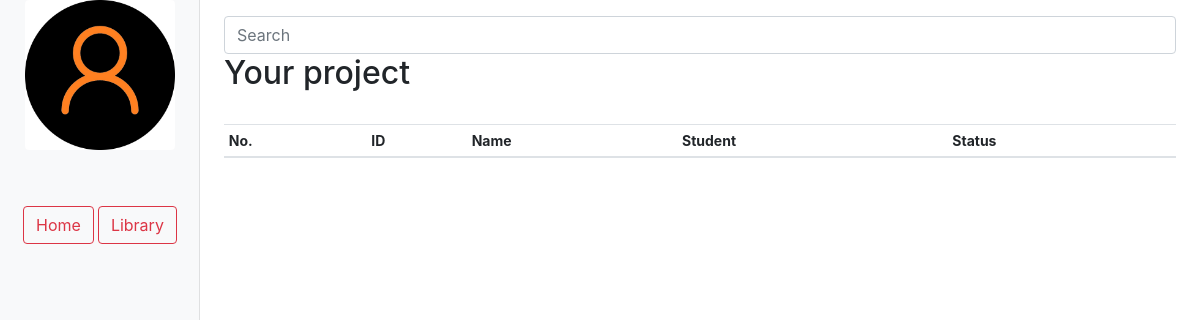
The app's page /teacher (signed in), older data.
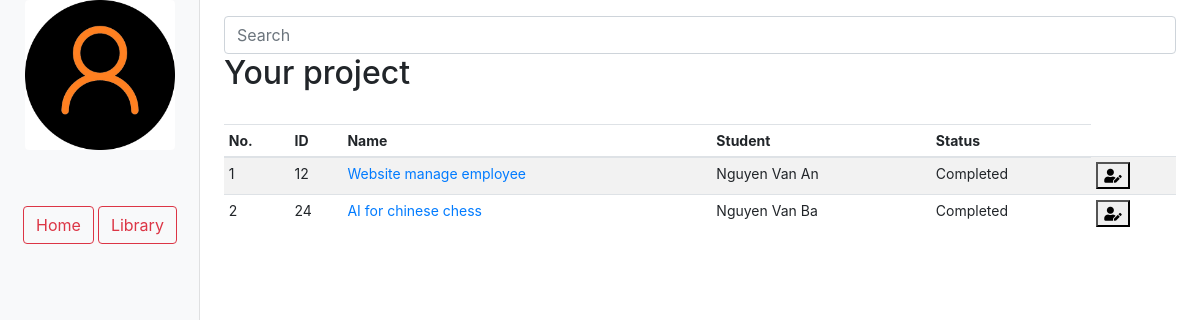
The same page, newer data.
### tables this page shows
CREATE TABLE `project` (
  `id` int NOT NULL AUTO_INCREMENT,
  `name` varchar(45) NOT NULL,
  `completed` tinyint(1) DEFAULT NULL,
  `branch_id` int NOT NULL,
  `point` int DEFAULT NULL,
  `curriculum` varchar(20) DEFAULT NULL,
  `faculty` varchar(50) DEFAULT NULL,
  `presentation_day` timestamp NULL DEFAULT NULL,
  `content` varchar(255) DEFAULT NULL,
  `teacher_id` int DEFAULT NULL,
  `student_id` int DEFAULT NULL,
  PRIMARY KEY (`id`),
  KEY `fkIdx_158` (`branch_id`),
  KEY `FK_teacher_project` (`teacher_id`),
  KEY `FK_student_project` (`student_id`),
  CONSTRAINT `FK_158` FOREIGN KEY (`branch_id`) REFERENCES `branch` (`id`),
  CONSTRAINT `FK_student_project` FOREIGN KEY (`student_id`) REFERENCES `student` (`id`) ON DELETE CASCADE ON UPDATE CASCADE,
  CONSTRAINT `FK_teacher_project` FOREIGN KEY (`teacher_id`) REFERENCES `teacher` (`id`) ON DELETE CASCADE ON UPDATE CASCADE
);

CREATE TABLE `user` (
  `id` int NOT NULL AUTO_INCREMENT,
  `email` varchar(100) NOT NULL,
  `pass_hashed` varchar(255) NOT NULL,
  `name` varchar(100) NOT NULL,
  `phone_number` varchar(10) DEFAULT NULL,
  `role_id` int NOT NULL,
  `avatar` varchar(100) DEFAULT NULL,
  `active` tinyint(1) DEFAULT NULL,
  PRIMARY KEY (`id`),
  KEY `fkIdx_235` (`role_id`),
  CONSTRAINT `FK_235` FOREIGN KEY (`role_id`) REFERENCES `role` (`id`)
);

### views/teacher/teacher_ui.php (the view, shortened to what the changed rows need)
<!doctype html>
<html lang='en'>
<head>
    <link rel='stylesheet' href='https://maxcdn.bootstrapcdn.com/bootstrap/4.0.0/css/bootstrap.min.css'>
    <link href='/assets/css/admin-style.css' rel='stylesheet'>
    <link rel='stylesheet' href='https://cdnjs.cloudflare.com/ajax/libs/font-awesome/5.11.0/css/all.min.css'>
</head>
<body>
    <div class='container-fluid height-100vh'>
        <div class='row'>
            <main role="main" class="col-md-9 ml-sm-auto col-lg-10 pt-3 px-4">
                <div class="d-flex justify-content-between flex-wrap flex-md-nowrap align-items-center pb-2 mb-3">
                    <h1 class="h2">Your project</h1>
                </div>
                <div class="table-responsive">
                    <table class="table table-striped table-sm" id='data-table'>
                        <thead>
                        <tr>
                            <th>No.</th>
                            <th>ID</th>
                            <th>Name</th>
                            <th>Student</th>
                            <th>Status</th>
                        </tr>
                        </thead>
                        <tbody>
                        <?php
                        for ($i = 0; $i < count($data['projects']); $i++) {
                            $j = $i + 1;
                            echo "<tr>
                                        <td>" . $j . "</td>
                                        <td>" . $data['projects'][$i]['id'] . "</td>
                                        <td>
                                            <a href='/teacher/project/" . $data['projects'][$i]['id'] . "'>" . $data['projects'][$i]['name'] . "</a>
                                        </td>
                                        <td>" . $data['projects'][$i]['student']['name'] . "</td>
                                        <td>" . $data['projects'][$i]['status'] . "</td>
                                        <td>
                                            <button type='button' data-toggle='modal' data-target='#student-" . $j . "-detail'>
                                                <i class='fas fa-user-edit'></i>
                                            </button>
                                            <div class='modal fade' id='student-" . $j . "-detail' tabindex='-1' role='dialog' aria-hidden='true'>
                                                            <form id='updateStudent" . $data['projects'][$i]['id'] . "Form'>
                                                                    <input class='form-control' name='student_id' value='" . $data['projects'][$i]['id'] . "' readonly>
                                                                    <input class='form-control' name='name' value='" . $data['projects'][$i]['name'] . "' readonly>
                                                                    <input class='form-control' name='email' value='" . $data['projects'][$i]['student']['name'] . "' readonly>
                                                                    <input class='form-control' name='email' value='" . $data['projects'][$i]['branch'] . "' readonly>
                                                                    <input class='form-control' name='email' value='" . $data['projects'][$i]['point'] . "' readonly>
                                                            </form>
                                            </div>
                                        </td>
                                    </tr>";
                        }
                        ?>
                        </tbody>
                    </table>
                </div>
            </main>
        </div>
    </div>
</body>
</html>

Row changes from the older to the newer data that the page shows:
now on this page (row edited): project: j "1", id "12", name "Website manage employee", status "Completed"
now on this page (row edited): user: name "Nguyen Van An"
added project: j "2", id "24", name "AI for chinese chess", status "Completed"
now on this page (row edited): user: name "Nguyen Van Ba"
